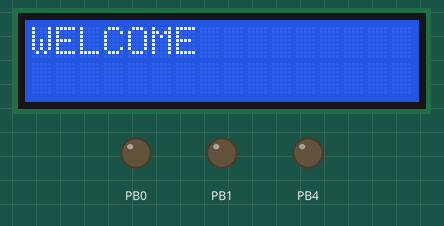
Recording of a program running on a simulated ATmega32, built with avr-gcc and emulated at 8 MHz. On the bench: 16×2 character LCD, output pins drawn as LEDs (lit = HIGH). Wiring (inferred from the names in the program): character LCD (HD44780): RS PA1; E PA2; data PA3, PA4, PA5, PA6. Pins used as bus, display or sensor lines are not drawn.

Above: at 0.3 s.

The program:

main.c
```c
/*
 * main.c
 *
 *  Created on: Dec 28, 2023
 *      Author: Aya Ibrahim Meghawry
 */
#include "STD_TYPES.h"
#include "BIT_MATH.h"
#include "DIO_interface.h"
#include "LCD_Interface.h"
#include "SPI_Interface.h"
#include <util/delay.h>

/************MASTER****************************/
int main()
{
	u8 ret ;
	DIO_voidSetPinDirection(PORTB_ID, PIN5, PIN_OUTPUT); //MOSI
	DIO_voidSetPinDirection(PORTB_ID, PIN6, PIN_INPUT);  //MISO
	DIO_voidSetPinDirection(PORTB_ID, PIN7, PIN_OUTPUT); //SCK
	DIO_voidSetPinDirection(PORTB_ID, PIN4, PIN_INPUT);  //SS "use it as GPIO pin"

	DIO_voidSetPinDirection(PORTB_ID, PIN4, PIN_HIGH); //Slave Select

	DIO_voidSetPinDirection(PORTB_ID,PIN0,PIN_OUTPUT); //Right Motor
	DIO_voidSetPinDirection(PORTB_ID,PIN1,PIN_OUTPUT); //Left Motor
	SPI_voidMasterInit();
	CLCD_voidInit();

	CLCD_vSendString("WELCOME");
	while(1)
	{
		ret =SPI_u8Tranceive(6);
		switch (ret)
		{
		case 1 :
			DIO_voidSetPinValue(PORTB_ID,PIN0,PIN_HIGH); // Turn on Right Motor
			DIO_voidSetPinValue(PORTB_ID,PIN1,PIN_HIGH); // Turn on Left Motor
			CLCD_vClearScreen();
			CLCD_vSendString("Both Motors ON");
			break;
		case 2 :
			DIO_voidSetPinValue(PORTB_ID,PIN0,PIN_HIGH); // Turn on Right Motor
			DIO_voidSetPinValue(PORTB_ID,PIN1,PIN_LOW); // Turn OFF Left Motor
			CLCD_vClearScreen();
			CLCD_vSendString("Right Motor ON");
			break ;
		case 3 :
			DIO_voidSetPinValue(PORTB_ID,PIN1,PIN_HIGH); // Turn on Left Motor
			DIO_voidSetPinValue(PORTB_ID,PIN0,PIN_LOW); // Turn OFF Right Motor
			CLCD_vClearScreen();
			CLCD_vSendString("Left Motor ON");
			break;
		case 5 :
			DIO_voidSetPinValue(PORTB_ID, PIN0, PIN_LOW); // Turn on Right Motor
			DIO_voidSetPinValue(PORTB_ID, PIN1, PIN_LOW); // Turn on Left Motor
			CLCD_vClearScreen();
			CLCD_vSendString("Both Motors OFF");
			break ;
		default :
			/*nothing*/
			break;
		}
		_delay_ms(10);
	}
	return 0;
}
```

SPI_Interface.h
```c
/*****************************************************************************************/
/*                 AUTHOR :  Aya Ibrahim Meghawry                                       */
/*                 DATA   :  Dec 30, 2023                                                    */
/*                 TITLE  :  SPI interface                                   */
/*****************************************************************************************/
#ifndef SPI_INTERFACE_H
#define SPI_INTERFACE_H


void SPI_voidMasterInit(void);
void SPI_voidSlaveInit(void);
u8 SPI_u8Tranceive(u8 Copy_u8Data);


#endif
```

SPI_Prog.c
```c
/*****************************************************************************************/
/*                 AUTHOR :  Aya Ibrahim Meghawry                                       */
/*                 DATA   :  Dec 30, 2023                                                    */
/*                 TITLE  :  SPI Implementation                                   */
/*****************************************************************************************/
#include "STD_TYPES.h"
#include "BIT_MATH.h"

#include "SPI_Interface.h"
#include "SPI_Private.h"
#include "SPI_Config.h"


void SPI_voidMasterInit(void)
{
	/*Set To Be Master bti4*/
		SET_BIT(SPCR, SPCR_MSTR);

	/*Set The MSB to be sent first Bit5*/
		CLR_BIT(SPCR, SPCR_DORD);

	/*Clock Prescaler, divide by 16 bit 0 , 1 and bit 0 */
		SET_BIT(SPCR, SPCR_SPR0);
		CLR_BIT(SPCR, SPCR_SPR1);
		CLR_BIT(SPSR, SPSR_SPI2X);

	/*Set The Leading Edge To be The Rising Edge bit 3*/
		CLR_BIT(SPCR, SPCR_CPOL);

	/*Setup At Leading Edge Bit2*/
		SET_BIT(SPCR, SPCR_CPHA);

	/*Enable The SPI set bit 6*/
		SET_BIT(SPCR, SPCR_SPE);

}
void SPI_voidSlaveInit(void)
{
	/*Set To Be Salve clear bti4 */
		CLR_BIT(SPCR, SPCR_MSTR);

	/*Set The MSB to be sent first Bit5*/
		CLR_BIT(SPCR, SPCR_DORD);

	/*Set The Leading Edge To be The Rising Edge bit 3*/
		CLR_BIT(SPCR, SPCR_CPOL);

	/*Setup At Leading Edge bit 2*/
		SET_BIT(SPCR, SPCR_CPHA);

	/*Enable The SPI bit 6*/
		SET_BIT(SPCR, SPCR_SPE);
}

u8 SPI_u8Tranceive(u8 Copy_u8Data)
{
	/*Set The Data in SPDR Register To Send*/
		SPDR = Copy_u8Data;

		/*Polling (Busy Waiting) until the transfer complete*/
		while(GET_BIT(SPSR, SPSR_SPIF) == 0);

		/*Clear The Flag*/
		//SET_BIT(SPSR, SPSR_SPIF);

		/*Get The Exchanged Data*/
		return SPDR;
}
```

LCD_Config.h
```c
/*****************************************************************************************/
/*                 AUTHOR :  Aya Ibrahim Meghawry                                       */
/*                 DATA   :  Dec 28, 2023                                                    */
/*                 TITLE  :  LCD configuration                                  */
/*****************************************************************************************/
#ifndef LCD_CONFIG_H
#define LCD_CONFIG_H

#define  RS    PIN1
#define  EN    PIN2
#define  D4    PIN3
#define  D5    PIN4
#define  D6    PIN5
#define  D7    PIN6
/*
#define  RS    PIN2
#define  RW    PIN1
#define  EN    PIN0


#define  D0    PIN7
#define  D1    PIN6
#define  D2    PIN5
#define  D3    PIN4

#define  D4    PIN3
#define  D5    PIN2
#define  D6    PIN1
#define  D7    PIN0
*/


/*
 * option :
 * 1- 8 bit mode
 * 2- 4 bit mode
 * */
#define CLCD_Mode                 4

#define CLCD_Data_Port          PORTA_ID
#define CLCD_Control_port       PORTA_ID


#endif
```

SPI_Config.h
```c
/*****************************************************************************************/
/*                 AUTHOR :  Aya Ibrahim Meghawry                                       */
/*                 DATA   :  Dec 30, 2023                                                    */
/*                 TITLE  :  SPI configuration                                   */
/*****************************************************************************************/
#ifndef SPI_CONFIG_H
#define SPI_CONFIG_H


#endif
```

LCD_Interface.h
```c
/*****************************************************************************************/
/*                 AUTHOR :  Aya Ibrahim Meghawry                                       */
/*                 DATA   :  Dec 28, 2023                                                    */
/*                 TITLE  :  LCD Interface                                   */
/*****************************************************************************************/
#ifndef LCD_INTERFCAE_H
#define LCD_INTERFCAE_H

/**************************************************************/
#define   CLEAR_LCD                      0X01
#define   RETURN_HOME_LCD                0X02
#define   DISPLAY_OFF_LCD                0X08
#define   DISPLAY_ON_LCD_CursorOFF       0X0c
#define   DISPLAY_ON_LCD_CursorON        0X0e
#define   FOUR_BITS                      0X28
#define   EIGHT_BITS                     0x38
#define   ENTRY_MODE_LCD                 0X06
#define   FIRST_ROW                      0X80
#define   SECOND_ROW                     0XC0
#define   THIRD_ROW                      0X94
#define   FOURTH_ROW                     0XD4
#define   CGRAM_ADD                      0X40
/**************************************************************/
#define  CLCD_ROW1            1
#define  CLCD_ROW2            2

#define  CLCD_COL_1           1
#define  CLCD_COL_2           2
#define  CLCD_COL_3           3
#define  CLCD_COL_4           4
#define  CLCD_COL_5           5
#define  CLCD_COL_6           6
#define  CLCD_COL_7           7
#define  CLCD_COL_8           8
#define  CLCD_COL_9           9
#define  CLCD_COL_10          10
#define  CLCD_COL_11          11
#define  CLCD_COL_12          12
#define  CLCD_COL_13          13
#define  CLCD_COL_14          14
#define  CLCD_COL_15          15
#define  CLCD_COL_16          16

/**************************************************************/
void CLCD_voidInit(void);
void CLCD_vSendCommand(u8 Copy_u8Cmd);
void CLCD_vSendData(u8 Copy_u8Data);
void CLCD_vClearScreen(void);
void CLCD_vSendString(const u8 *Copy_u8ptrSting);
void CLCD_vSetPostion (u8 Copy_u8Row , u8 Copy_u8Col);


#endif
```

LCD_Prog.c
```c
/*****************************************************************************************/
/*                 AUTHOR :  Aya Ibrahim Meghawry                                       */
/*                 DATA   :  Dec 28, 2023                                                    */
/*                 TITLE  :  LCD Driver Implementation                                   */
/*****************************************************************************************/
#include "STD_TYPES.h"
#include "BIT_MATH.h"

#include "DIO_interface.h"
#include <util/delay.h>
#include "LCD_Interface.h"
#include "LCD_Private.h"
#include "LCD_Config.h"

static void CLCD_WriteData_InBus(u8 Copy_u8Data)
{
	DIO_voidSetPinValue(CLCD_Data_Port,D4, GET_BIT(Copy_u8Data, 4));
	DIO_voidSetPinValue(CLCD_Data_Port,D5, GET_BIT(Copy_u8Data, 5));
	DIO_voidSetPinValue(CLCD_Data_Port,D6, GET_BIT(Copy_u8Data, 6));
	DIO_voidSetPinValue(CLCD_Data_Port,D7, GET_BIT(Copy_u8Data, 7));
}
void CLCD_vClearScreen(void)
{
	CLCD_vSendCommand(CLEAR_LCD);
	_delay_ms(15);
}

void CLCD_voidInit(void)
{
#if CLCD_Mode == 8

	_delay_ms(50);

	DIO_voidSetPortDirection(CLCD_Data_Port,ALL_PORT_OUTPUT);
	DIO_voidSetPinDirection(CLCD_Control_port,RS,PIN_OUTPUT);
	DIO_voidSetPinDirection(CLCD_Control_port,RW,PIN_OUTPUT);
	DIO_voidSetPinDirection(CLCD_Control_port,EN,PIN_OUTPUT);

	CLCD_vSendCommand(RETURN_HOME_LCD);
	_delay_ms(1);

	CLCD_vSendCommand(EIGHT_BITS);
	_delay_ms(1);

	CLCD_vSendCommand(DISPLAY_ON_LCD_CursorOFF);
	_delay_ms(1);

	CLCD_vClearScreen();

	CLCD_vSendCommand(ENTRY_MODE_LCD);
	_delay_ms(1);

#elif CLCD_Mode == 4

	_delay_ms(50);
	DIO_voidSetPinDirection(CLCD_Data_Port,D4,PIN_OUTPUT);
	DIO_voidSetPinDirection(CLCD_Data_Port,D5,PIN_OUTPUT);
	DIO_voidSetPinDirection(CLCD_Data_Port,D6,PIN_OUTPUT);
	DIO_voidSetPinDirection(CLCD_Data_Port,D7,PIN_OUTPUT);

	DIO_voidSetPinDirection(CLCD_Control_port, RS, PIN_OUTPUT);
	//DIO_voidSetPinDirection(CLCD_Control_port, RW, PIN_OUTPUT);
	DIO_voidSetPinDirection(CLCD_Control_port, EN, PIN_OUTPUT);

	CLCD_vSendCommand(RETURN_HOME_LCD);
	_delay_ms(15);

	CLCD_vSendCommand(FOUR_BITS);
	_delay_ms(2);

	CLCD_vSendCommand(DISPLAY_ON_LCD_CursorOFF);
	_delay_ms(2);

	CLCD_vClearScreen();

	CLCD_vSendCommand(ENTRY_MODE_LCD);
	_delay_ms(2);

#endif
}

void CLCD_vSendCommand(u8 Copy_u8Cmd)
{
	u8 Local_u8Command =Copy_u8Cmd ;
/************** 8 bit mode ********************************/
#if CLCD_Mode == 8
	DIO_voidSetPortValue(CLCD_Data_Port, Copy_u8Cmd);
	/*Set RS pin to low for command*/
	DIO_voidSetPinValue(CLCD_Control_port,RS,PIN_LOW);
	/*set RW pin to low to Write*/
	DIO_voidSetPinValue(CLCD_Control_port,RW ,PIN_LOW);

	CLCD_voidSendFallingEdge();

/************** 4 bit mode ********************************/
#elif CLCD_Mode == 4

	CLCD_WriteData_InBus(Local_u8Command);
	/*Set RS pin to low for command*/
	DIO_voidSetPinValue(CLCD_Control_port, RS, PIN_LOW);
	/*set RW pin to low to Write*/
	//DIO_voidSetPinValue(CLCD_Control_port, RW, PIN_LOW);

	CLCD_voidSendFallingEdge();
	Local_u8Command = Copy_u8Cmd<<4 ;

	CLCD_WriteData_InBus(Local_u8Command);

	CLCD_voidSendFallingEdge();
#endif
	_delay_ms(1);
}

void CLCD_vSendData(u8 Copy_u8Data)
{
	u8 Local_u8Data =Copy_u8Data;
/************** 8 bit mode ********************************/
#if CLCD_Mode == 8
	DIO_voidSetPortValue(CLCD_Data_Port, Copy_u8Data);
	/*Set RS pin to low for Data*/
	DIO_voidSetPinValue(CLCD_Control_port, RS, PIN_HIGH);
	/*set RW pin to low to Write*/
	DIO_voidSetPinValue(CLCD_Control_port, RW, PIN_LOW);
	CLCD_voidSendFallingEdge();

/************** 4 bit mode ********************************/
#elif CLCD_Mode == 4
	CLCD_WriteData_InBus(Local_u8Data);

	/*Set RS pin to low for Data*/
	DIO_voidSetPinValue(CLCD_Control_port,RS, PIN_HIGH);
	/*set RW pin to low to Write*/
	//DIO_voidSetPinValue(CLCD_Control_port,RW, PIN_LOW);

	CLCD_voidSendFallingEdge();

	Local_u8Data = Copy_u8Data <<4;
	CLCD_WriteData_InBus(Local_u8Data);

	CLCD_voidSendFallingEdge();
#endif
	_delay_ms(1);
}

void CLCD_vSendString(const u8 *Copy_u8ptrSting)
{
	u8 Local_u8Counter =0;
	while(Copy_u8ptrSting[Local_u8Counter] != '\0')
	{
		CLCD_vSendData(Copy_u8ptrSting[Local_u8Counter]);
		Local_u8Counter ++;
	}
}

void CLCD_vSetPostion (u8 Copy_u8Row , u8 Copy_u8Col)
{
	u8 Local_u8Data;
	if(Copy_u8Row >2||Copy_u8Row<1||Copy_u8Col>16||Copy_u8Col<1)
	{
		Local_u8Data =FIRST_ROW;
	}
	else if (Copy_u8Row == CLCD_ROW1)
	{
		Local_u8Data =(FIRST_ROW +(Copy_u8Col-1));
	}
	else if (Copy_u8Row ==CLCD_ROW2)
	{
		Local_u8Data =(SECOND_ROW +(Copy_u8Col -1));
	}
	CLCD_vSendCommand(Local_u8Data);
	_delay_ms(1);
}

static void CLCD_voidSendFallingEdge(void)
{
	DIO_voidSetPinValue(CLCD_Control_port,EN, PIN_HIGH);
	_delay_ms(2);
	DIO_voidSetPinValue(CLCD_Control_port,EN, PIN_LOW);
	_delay_ms(2);
}
```

BIT_MATH.h
```c
/*****************************************************************************************/
/*                 AUTHOR :  Aya Ibrahim Meghawry                                       */
/*                 DATA   :  Dec 28, 2023                                                    */
/*                 TITLE  :  Operation Library                                  */
/*****************************************************************************************/

#ifndef BIT_MATH_H
#define BIT_MATH_H

#define SET_BIT(VAR,BIT_NO)       VAR|=(1<<BIT_NO)
#define CLR_BIT(VAR,BIT_NO)       VAR &=~(1<<BIT_NO)
#define GET_BIT(VAR,BIT_NO)       ((VAR>>BIT_NO)&0x01)
#define TOG_BIT(VAR,BIT_NO)       (VAR) ^= (1<<BIT_NO)

#define SET_PORT(VAR,PORT)       ( (VAR)=(PORT))

enum{
	ZERO,
	ONE,
	TWO,
	THREE,
	FOUR,
	FIVE,
	SIX,
	SEVEN,
	EIGHT,
	NINE
};
#endif
```

DIO_interface.h
```c
/*****************************************************************************************/
/*                 AUTHOR :  Aya Ibrahim Meghawry                                       */
/*                 DATA   :  Dec 28, 2023                                                    */
/*                 TITLE  :  DIO Interface                                   */
/*****************************************************************************************/

#ifndef DIO_INTERFACE_H
#define DIO_INTERFACE_H


/**********PORT ID macros**********/
#define PORTA_ID            (u8)(0x00)
#define PORTB_ID            (u8)(0x01)
#define PORTC_ID            (u8)(0x02)
#define PORTD_ID            (u8)(0x03)

/**********PIN ID macros**********/
#define PIN0                (u8)(0x00)
#define PIN1                (u8)(0x01)
#define PIN2                (u8)(0x02)
#define PIN3                (u8)(0x03)
#define PIN4                (u8)(0x04)
#define PIN5                (u8)(0x05)
#define PIN6                (u8)(0x06)
#define PIN7                (u8)(0x07)

/**********Directions macros**********/

#define PIN_OUTPUT               (u8)(0x01)
#define PIN_INPUT                (u8)(0x00)

#define PIN_HIGH                 (u8)(0x01)
#define PIN_LOW                  (u8)(0x00)

#define ALL_PORT_OUTPUT          (u8)(0xFF)
#define ALL_PORT_INPUT           (u8)(0x00)

#define ALL_PORT_HIGH            (u8)(0xFF)
#define ALL_PORT_LOW             (u8)(0x00)


/**********Functions Prototype**********/

void DIO_voidSetPortDirection (u8 Copy_u8PortID , u8 Copy_u8PortDir );
void DIO_voidSetPortValue (u8 Copy_u8PortID , u8 Copy_u8PortVal );

void DIO_voidSetPinDirection (u8 Copy_u8PortID ,u8 Copy_u8PinID, u8 Copy_u8PinDir );
void DIO_voidSetPinValue (u8 Copy_u8PortID ,u8 Copy_u8PinID, u8 Copy_u8PinVal );

u8 DIO_u8GetPinValue (u8 Copy_u8PortID ,u8 Copy_u8PinID );

void DIO_voidTogglePin (u8 Copy_u8PortID ,u8 Copy_u8PinID);


#endif
```

DIO_private.h
```c
/*****************************************************************************************/
/*                 AUTHOR :  Aya Ibrahim Meghawry                                       */
/*                 DATA   :  Dec 28, 2023                                                    */
/*                 TITLE  :  DIO Private                                  */
/*****************************************************************************************/

#ifndef DIO_PRIVATE_H
#define DIO_PRIVATE_H

/*********************PORTA registers***********************************/
#define PORTA_REG       (*(volatile u8*)(0x3B))
#define DDRA_REG        (*(volatile u8*)(0x3A))
#define PINA_REG        (*(volatile u8*)(0x39))

/*********************PORTB registers***********************************/
#define PORTB_REG       (*(volatile u8*)(0x38))
#define DDRB_REG        (*(volatile u8*)(0x37))
#define PINB_REG        (*(volatile u8*)(0x36))

/*********************PORTC registers***********************************/
#define PORTC_REG       (*(volatile u8*)(0x35))
#define DDRC_REG        (*(volatile u8*)(0x34))
#define PINC_REG        (*(volatile u8*)(0x33))

/*********************PORTD registers***********************************/
#define PORTD_REG       (*(volatile u8*)(0x32))
#define DDRD_REG        (*(volatile u8*)(0x31))
#define PIND_REG        (*(volatile u8*)(0x30))


#endif
```

LCD_Private.h
```c
/*****************************************************************************************/
/*                 AUTHOR :  Aya Ibrahim Meghawry                                       */
/*                 DATA   :  Dec 28, 2023                                                    */
/*                 TITLE  :  LCD Interface                                   */
/*****************************************************************************************/
#ifndef LCD_PRIVATE_H
#define LCD_PRIVATE_H


static void CLCD_voidSendFallingEdge(void);
static void CLCD_WriteData_InBus(u8 Copy_u8Data);


#endif
```

STD_TYPES.h
```c
/*****************************************************************************************/
/*                 AUTHOR :  Aya Ibrahim Meghawry                                       */
/*                 DATA   :  Dec 28, 2023                                                    */
/*                 TITLE  :  DECLEARATION OF NEW TYPES                                  */
/*****************************************************************************************/
#ifndef _STD_TYPES_H
#define _STD_TYPES_H

typedef unsigned char   u8;
typedef unsigned short  u16;
typedef unsigned int    u32;

typedef signed char   s8;
typedef signed short  s16;
typedef signed int    s32;

typedef float         f32;
typedef double        f64;

#endif
```

Source omitted: DIO_prog.c (3818 bytes), SPI_Private.h (1436 bytes)
